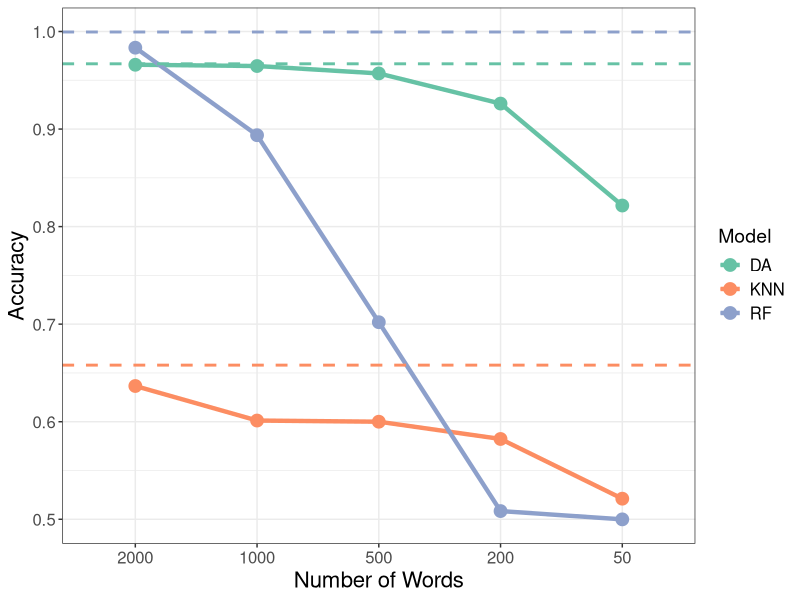

This figure's R source:
library(ggplot2)
library(tidyr)
# 创建数据框
data1 <- data.frame(
  topic = c("Baseline"),                     # 主题列
  DA_accuracy = c(0.9669),                # Discriminant Analysis 精度
  KNN_accuracy = c(0.658),               # KNN 精度
  RF_accuracy = c(0.9995)                 # Random Forest 精度
)
write.csv(data1, "output.csv", row.names = FALSE)
# 创建数据框
data2 <- data.frame(
  topic = c(50),                     # 主题列
  DA_accuracy = c(0.8216),                # Discriminant Analysis 精度
  KNN_accuracy = c(0.5211),               # KNN 精度
  RF_accuracy = c(0.4999)                 # Random Forest 精度
)
write.csv(data2, "output.csv", row.names = FALSE)

# 创建数据框
data3 <- data.frame(
  topic = c(200),                     # 主题列
  DA_accuracy = c(0.9261),                # Discriminant Analysis 精度
  KNN_accuracy = c(0.5823),               # KNN 精度
  RF_accuracy = c(0.5084)                 # Random Forest 精度
)
write.csv(data3, "output.csv", row.names = FALSE)

# 创建数据框
data4 <- data.frame(
  topic = c(500),                     # 主题列
  DA_accuracy = c(0.957),                # Discriminant Analysis 精度
  KNN_accuracy = c(0.6),               # KNN 精度
  RF_accuracy = c(0.702)                 # Random Forest 精度
)
write.csv(data4, "output.csv", row.names = FALSE)

# 创建数据框
data5 <- data.frame(
  topic = c(1000),                     # 主题列
  DA_accuracy = c(0.9646),                # Discriminant Analysis 精度
  KNN_accuracy = c(0.6012),               # KNN 精度
  RF_accuracy = c(0.8937)                 # Random Forest 精度
)
write.csv(data5, "output.csv", row.names = FALSE)
# 创建数据框
data6 <- data.frame(
  topic = c(2000),                     # 主题列
  DA_accuracy = c(0.9659),                # Discriminant Analysis 精度
  KNN_accuracy = c(0.6366),               # KNN 精度
  RF_accuracy = c(0.9834)                 # Random Forest 精度
)
write.csv(data6, "output.csv", row.names = FALSE)
Final_Result <- rbind(data1,data2,data3,data4,data5,data6)

colnames(Final_Result) <- c("Dataset", "DA", "KNN", "RF")

Final_Result$Dataset <- factor(Final_Result$Dataset, levels = c("Baseline", "2000", "1000", "500", "200", "50"))

Result_long <- pivot_longer(Final_Result, 
                            cols = colnames(Final_Result)[-1], 
                            names_to = "Model", 
                            values_to = "Accuracy") 

Baseline_long <- Result_long[1:3, ]
Result_long <- Result_long[-c(1, 2, 3), ]

fig <- ggplot(Result_long, aes(x = Dataset, y = Accuracy, color = Model, group = Model)) +
  geom_line(linewidth = 1.5) +                # Plot the lines connecting the points for each model
  geom_point(size = 4) +               # Add points to show the accuracy values
  labs(x = "Number of Words",  # X-axis label
       y = "Accuracy") +  # Y-axis label
  scale_color_brewer(palette = "Set2") + 
  geom_hline(data = Baseline_long, 
             aes(yintercept = Accuracy, color = Model), 
             linetype = "dashed", linewidth = 1) +# Add horizontal dashed lines for Baseline
  theme_bw() + 
  theme(
    text = element_text(size = 14),  # Set global font size
    axis.title = element_text(size = 16),  # Adjust axis title font size
    axis.text = element_text(size = 12),  # Adjust axis tick labels font size
    legend.title = element_text(size = 14),  # Adjust legend title font size
    legend.text = element_text(size = 12),  # Adjust legend text font size
    plot.title = element_text(size = 18)  # Adjust plot title font size
  )

ggsave("./SEM1/Project2/Figures/Task1 ReduceWords Lineplot.pdf", width = 8, height = 6)
